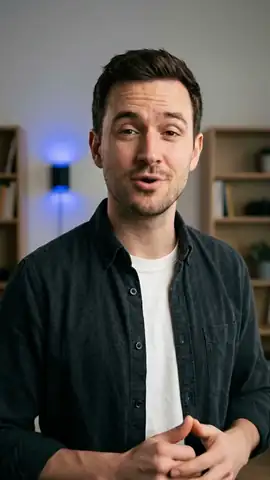
#> input picture assets/person-fx.webp, 270 x 480 px
$ python -i fx_core.py   (imports and definitions only)
#> lines starting #> are read from the running program, lines starting #| are printed output that depends on the picture
#> further down, picture is the input picture: PIL image 270x480 RGBA; mean R, G, B, A 89, 84.9, 81.4, 255
"""fx_core.py - the drawing, compositing and camera kit behind the person-aware effects (see person_fx.py and fx_library.py).

A frame is a float32 RGB array plus a person matte and a head position. Everything an effect draws goes through `comp`, which takes a
depth: "front" (over everything), "behind" (hidden wherever the person is, so a word sits behind a head) or "guard" (in front, but never over
the face). Front layers are measured against the head, so `person_fx.py audit` can fail an effect that covers a face.

Sizes are written for a 1080 px wide frame and scaled by `c.u`; the renderer works at any size. Needs numpy, opencv-python and Pillow.
"""
from __future__ import annotations

import math
import random
import sys
from dataclasses import dataclass
from pathlib import Path

import cv2
import numpy as np
from PIL import Image, ImageDraw, ImageFilter, ImageFont

sys.path.insert(0, str(Path(__file__).resolve().parent))
import fx_assets  # noqa: E402

# ------------------------------------------------------------------------------------------------------------------ colours

CREAM, INK, PEACH, YELLOW = (244, 233, 216), (22, 22, 24), (255, 183, 165), (255, 214, 10)
GREEN, BLUE, PURPLE, ORANGE, RED, WHITE = (34, 197, 94), (10, 132, 255), (124, 92, 255), (217, 119, 87), (238, 34, 34), (255, 255, 255)


# [13 lines left out: function rgb, not called in this run]


@dataclass
class Theme:
    """The look the effects draw in. `from_style` reads the tokens of an episode's style.json so graphics match the rest of the video."""
    accent: tuple = YELLOW
    accent2: tuple = (255, 45, 85)
    pop: tuple = (43, 255, 136)
    ink: tuple = INK
    paper: tuple = CREAM
    bg: tuple = (28, 28, 36)
    surface: tuple = (42, 42, 54)
    muted: tuple = (180, 180, 198)

    # [16 lines left out: function from_style, not called in this run]


# ------------------------------------------------------------------------------------------------------------------- easing

def clamp(x, a=0.0, b=1.0):
    return max(a, min(b, x))


def lerp(a, b, t):
    return a + (b - a) * t


def ease_out(x):
    x = clamp(x)
    return 1 - (1 - x) ** 3


def ease_in(x):
    x = clamp(x)
    return x ** 3


def ease_inout(x):
    x = clamp(x)
    return 3 * x * x - 2 * x * x * x


def ease_back(x, s=1.7):
    x = clamp(x) - 1
    return x * x * ((s + 1) * x + s) + 1


# [17 lines left out: functions ease_spring, keyframes, not called in this run]


def pop(c, t0, dur=0.3):
    """0 before t0, then an overshooting 0..1 over `dur` seconds of the effect's local time."""
    return ease_back((c.lt - t0) / dur) if c.lt > t0 else 0.0


# [28 lines left out: functions ramp, split_num, count_text, not called in this run]


def typed(s, p):
    """The first part of a string for typewriter progress p in 0..1."""
    return s[: int(round(len(s) * clamp(p)))]


# ------------------------------------------------------------------------------------------------------------------- fonts

_KIND = {"display": "anton", "bold": "archivo-black", "serif": "instrument-serif-italic", "serifr": "instrument-serif", "mono": "space-mono-bold",
         "hand": "permanent-marker", "script": "caveat", "ui": "inter", "uim": "inter", "uib": "inter", "mont": "montserrat", "monts": "montserrat",
         "montb": "montserrat", "didone": "playfair", "didoneb": "playfair", "didonei": "playfair-italic"}
_AXES = {"ui": (24, 600), "uim": (24, 520), "uib": (32, 860), "mont": (700,), "monts": (600,), "montb": (800,), "didone": (500,), "didoneb": (800,),
         "didonei": (500,), "script": (700,)}
_SYSTEM = {
    "heavy": ["/System/Library/Fonts/Supplemental/Impact.ttf", "/System/Library/Fonts/Supplemental/Arial Black.ttf", "/Library/Fonts/Arial Bold.ttf",
              "/usr/share/fonts/truetype/dejavu/DejaVuSans-Bold.ttf", "C:/Windows/Fonts/arialbd.ttf"],
    "sans": ["/System/Library/Fonts/Helvetica.ttc", "/System/Library/Fonts/HelveticaNeue.ttc", "/Library/Fonts/Arial.ttf",
             "/usr/share/fonts/truetype/dejavu/DejaVuSans.ttf", "C:/Windows/Fonts/arial.ttf"],
    "serif": ["/System/Library/Fonts/Supplemental/Georgia Italic.ttf", "/System/Library/Fonts/Supplemental/Times New Roman Italic.ttf",
              "/usr/share/fonts/truetype/dejavu/DejaVuSerif-Italic.ttf", "C:/Windows/Fonts/georgiai.ttf"],
    "mono": ["/System/Library/Fonts/Menlo.ttc", "/System/Library/Fonts/Courier.ttc", "/usr/share/fonts/truetype/dejavu/DejaVuSansMono-Bold.ttf",
             "C:/Windows/Fonts/consolab.ttf"],
}
_FALL = {"display": "heavy", "bold": "heavy", "serif": "serif", "serifr": "serif", "mono": "mono", "hand": "heavy", "script": "serif",
         "didone": "serif", "didoneb": "serif", "didonei": "serif"}
_fc: dict = {}
_font_missing: set = set()
FONT_FALLBACKS: set = set()     # kinds that had to fall back to a system font: person_fx reports it


# [39 lines left out: functions _system_font, font, not called in this run]


# -------------------------------------------------------------------------------------------------------------- shapes and text

def to_np(im):
    return np.asarray(im.convert("RGBA"), dtype=np.float32) / 255.0


# [29 lines left out: functions _aa, rrect, ellipse, vgradient, not called in this run]


def shadowed(im, blur=18, dy=10, alpha=120, color=(0, 0, 0)):
#> called with blur = 18, dy = 10, alpha = 120, color = (0, 0, 0)
    pad = int(blur * 2 + abs(dy))
    out = Image.new("RGBA", (im.width + 2 * pad, im.height + 2 * pad), (0, 0, 0, 0))
#> out: PIL image 362x572 RGBA; every value is 0
    a = im.split()[3].point(lambda v: v * alpha // 255)
#> a: PIL image 270x480 L; every value is 120
    sh = Image.new("RGBA", im.size, tuple(color) + (255,))
    sh.putalpha(a)
    out.paste(sh, (pad, pad + int(dy)), sh)
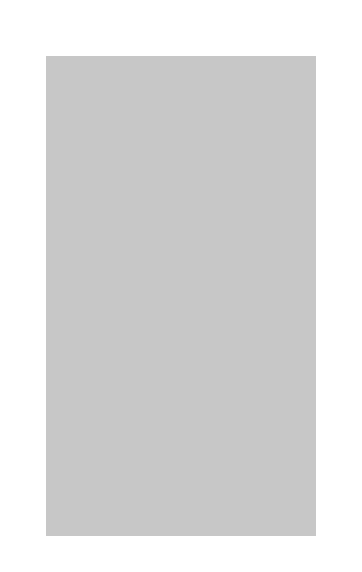
#> out: PIL image 362x572 RGBA; mean R, G, B, A 0, 0, 0, 35.1; transparent parts drawn white
    out = out.filter(ImageFilter.GaussianBlur(blur))
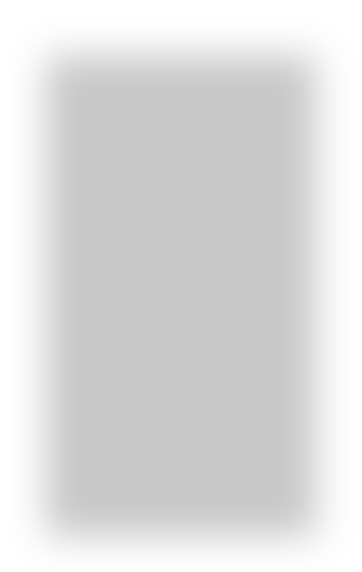
#> out: PIL image 362x572 RGBA; mean R, G, B, A 0, 0, 0, 35; transparent parts drawn white
    out.alpha_composite(im, (pad, pad))
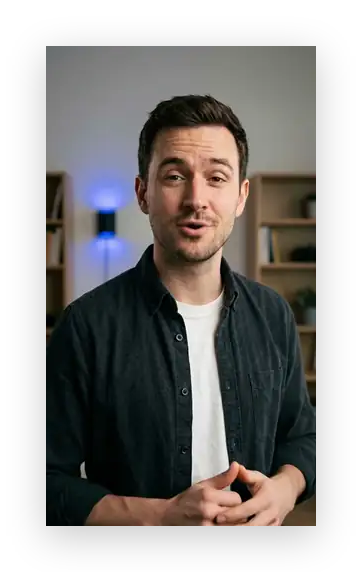
#> out: PIL image 362x572 RGBA; mean R, G, B, A 55.7, 53.1, 51, 162.6; transparent parts drawn white
    return out


# [160 lines left out: functions text_img, fit_text, wrap, stack, lines_fit, icon, not called in this run]


# ----------------------------------------------------------------------------------------------------------------- frame context

class Ctx:
    """One frame being edited: pixels, matte, head position, and the bookkeeping the audit reads."""

    # [25 lines left out: functions __init__, set_face, head_soft, not called in this run]

    @property
    def head_box(self):
        return (self.hx - self.hrx, self.hy - self.hry, self.hx + self.hrx, self.hy + self.hry)


# [79 lines left out: functions comp, place, person_over, camera, face_cam, shake, not called in this run]


# ---------------------------------------------------------------------------------------------------------- grade and room

def luma(img):
    return (img @ np.float32([0.299, 0.587, 0.114]))[..., None]


# [24 lines left out: function grade, not called in this run]


GRADES = ("moody", "bw", "noir", "warm", "cool", "pop", "teal-orange", "film-red", "pastel")
_vig: dict = {}


# [14 lines left out: functions vignette, grain, not called in this run]


_grid: dict = {}


# [196 lines left out: functions mesh, paint_room, blur_room, room_pattern, dim_room, glass and 8 more, not called in this run]

>>> from PIL import Image
>>> picture = Image.open('../../../assets/person-fx.webp')
>>> result = shadowed(picture)
